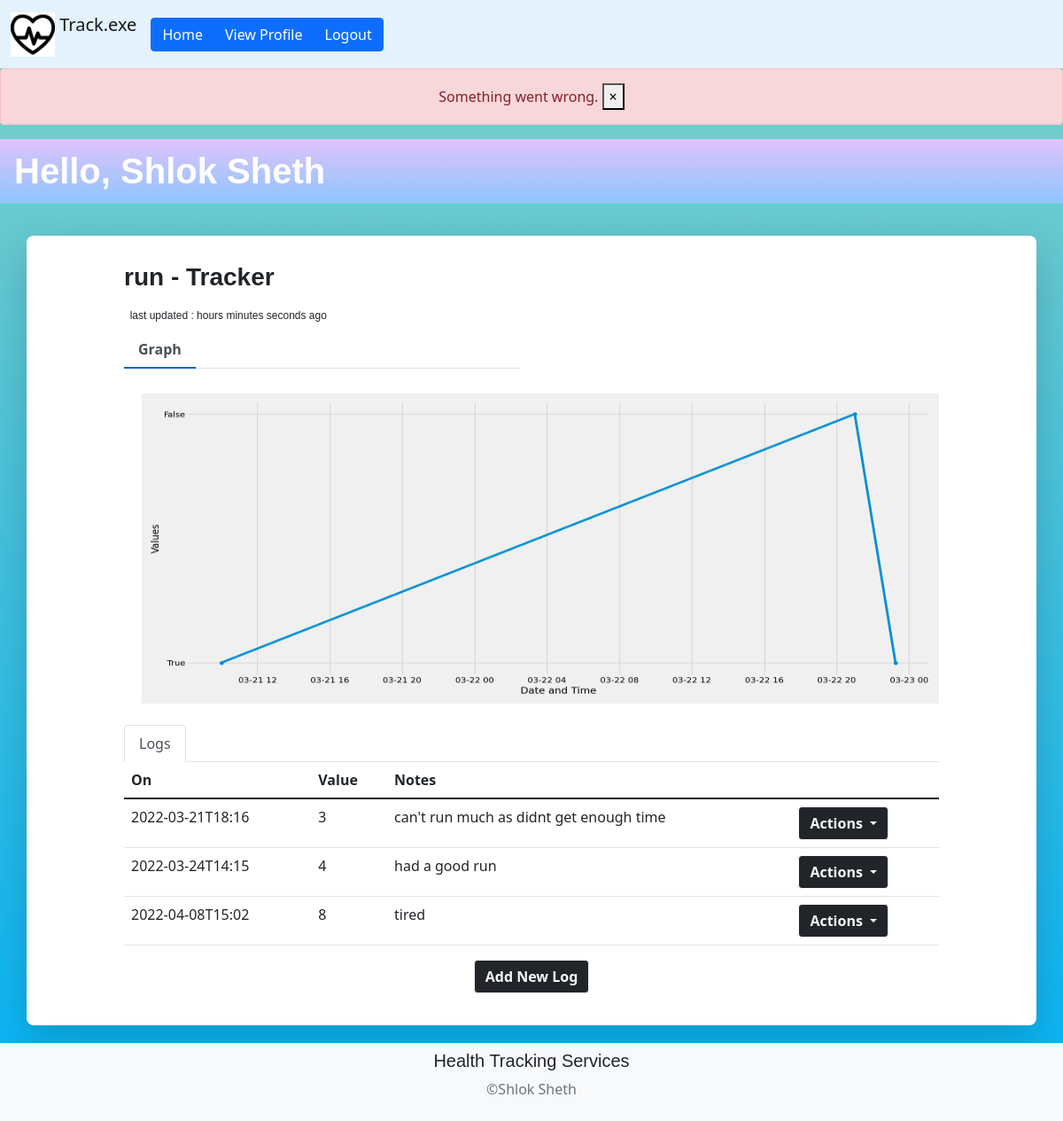
The page /view-tracker-graph-logs/2 (signed in) on the database as committed earlier.
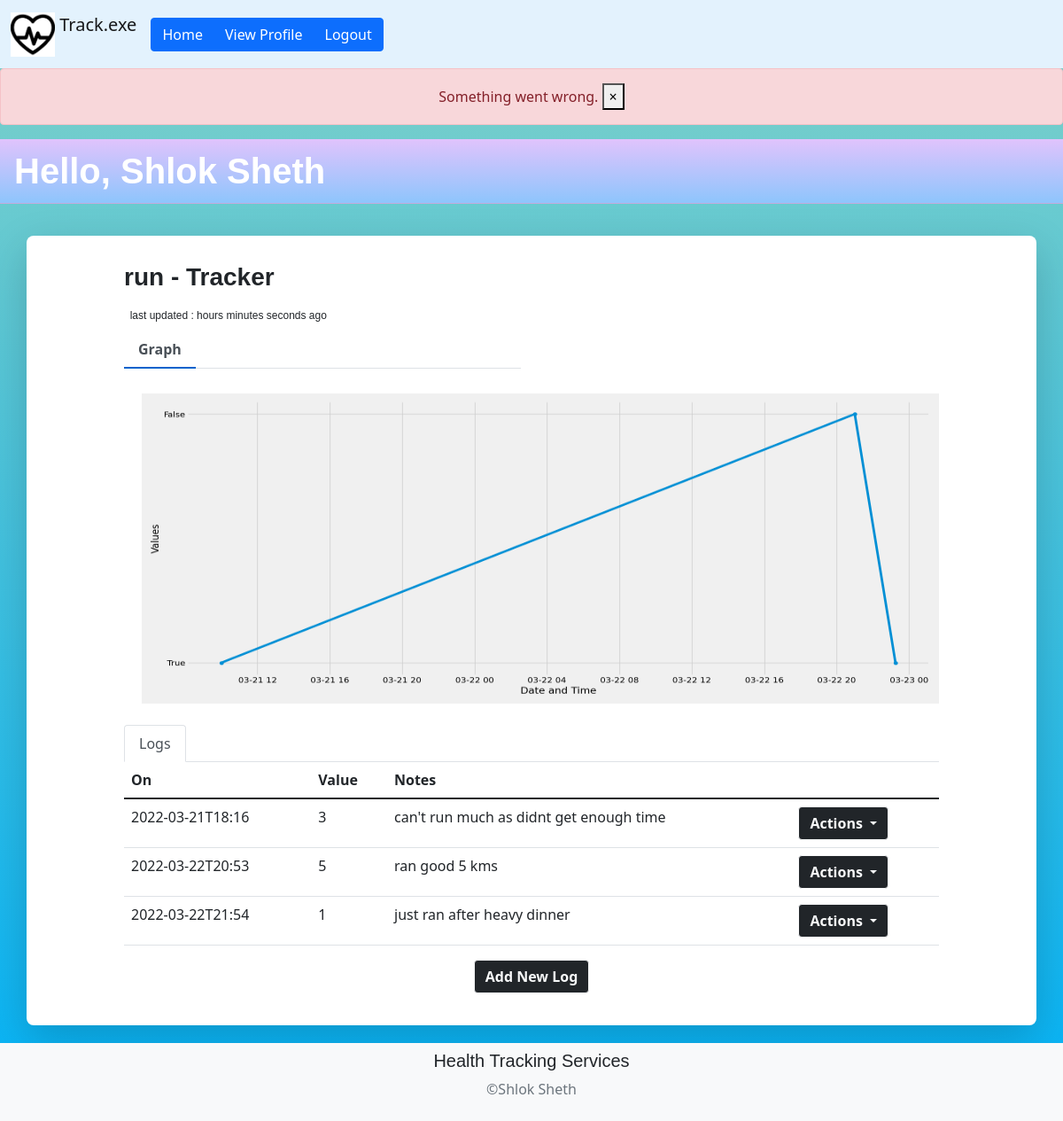
The same page on the database as committed later.
### main.py (models this page shows)
class User(db.Model, UserMixin):
    id = db.Column(db.Integer, primary_key=True)
    fullname = db.Column(db.String(150))
    email = db.Column(db.String(150), unique=True)
    password = db.Column(db.String(150))
    city = db.Column(db.String(150))
    tracker = db.relationship('Tracker')
    log = db.relationship('Log')

class Tracker(db.Model):
    id = db.Column(db.Integer, primary_key=True)
    name = db.Column(db.String(150))
    description = db.Column(db.String(150))
    tracker_type = db.Column(db.String(150))
    settings = db.Column(db.String(150))
    log = db.relationship('Log')
    user_id = db.Column(db.Integer, db.ForeignKey('user.id'))

class Log(db.Model):
    id = db.Column(db.Integer, primary_key=True)
    timestamp = db.Column(db.String(150))
    value = db.Column(db.Integer)
    notes = db.Column(db.String(150))
    tracker_id = db.Column(db.Integer, db.ForeignKey('tracker.id'))
    user_id = db.Column(db.Integer, db.ForeignKey('user.id'))
    added_date_time = db.Column(db.String(150))

### main.py (the view)
@app.route('/view-tracker-graph-logs/<int:record_id>', methods=['GET', 'POST'])
@login_required
def view_tracker(record_id):
    import datetime
    now = datetime.datetime.now()
    selected_tracker = Tracker.query.get(record_id)
    logs = Log.query.all()
    try:
        con = sqlite3.connect('./database.sqlite3')
        print("Database opened successfully")
        c = con.cursor()
        c.execute('SELECT timestamp, value FROM Log WHERE user_id={} AND tracker_id={}'.format(current_user.id,selected_tracker.id))
        data = c.fetchall()
        dates = []
        values = []
        style.use('fivethirtyeight')
        from dateutil import parser
        for row in data:
            dates.append(parser.parse(row[0]))
            print(type(dates[0]))
            values.append(row[1])
        fig = plt.figure(figsize=(18, 8))
        plt.plot_date(dates, values, linestyle='solid')
        plt.xlabel('Date and Time')
        plt.ylabel('Values')
        plt.tight_layout()
        plt.savefig('static\Images\graph.png')
        gon = sqlite3.connect('./database.sqlite3')
        g = gon.cursor()
        added_date_time = g.execute('SELECT added_date_time FROM Log WHERE '
                                    'id=(SELECT max(id) FROM Log WHERE tracker_id={})'.format(record_id))
        added_date_time = added_date_time.fetchone()
        added_date_time = ''.join(added_date_time)
        print(added_date_time)
        from datetime import datetime
        last_updated = now - parser.parse(added_date_time)
        last_updated_str = str(last_updated)
        hour = last_updated_str[:1]
        min1 = last_updated_str[2]
        min2 = last_updated_str[3]
        minute = min1 + min2
        sec1 = last_updated_str[5]
        sec2 = last_updated_str[6]
        second = sec1 + sec2
        return render_template("view_tracker_logs_and_graph.html", user=current_user, tracker=selected_tracker,logs=logs, hour=hour, min=minute, sec=second)
    except Exception as e:
        print(e)
        flash('Something went wrong.', category='error')
        return render_template("view_tracker_logs_and_graph.html", user=current_user, tracker=selected_tracker,logs=logs)

### main.py (called while the page is built)
@login_manager.user_loader
def load_user(id):
    return User.query.get(int(id))

### templates/view_tracker_logs_and_graph.html (shortened to what this page needs)
{% extends 'base.html' %}
{% block content %}
        <h1 align="left" class="card-header text-white" style="background: -webkit-linear-gradient(bottom, #8ec5fc, #e0c3fc);">Hello, {{ user.fullname }}</h1>
<div class="container emp-profile shadow-lg" style="padding-top: 30px">
            <form method="post">
                <div class="row">
                    <div class="col-md-6">
                        <div class="profile-head">
                                    <h3>
                                      <b>{{ tracker.name }} - Tracker </b>
                                    </h3>
                                    <h4>&nbsp<small style="font-size: 12px">last updated : {{hour}} hours {{min}} minutes {{sec}} seconds ago</small></h4>
                            <ul class="nav nav-tabs" id="myTab" role="tablist">
                                <li class="nav-item">
                                    <a class="nav-link active" id="home-tab" data-toggle="tab" href="#home" role="tab" aria-controls="home" aria-selected="true">Graph</a>
                                </li>
                            </ul>
                        </div>
                    </div>
                </div>
                <div class="row">
                    <div class="col-md-8" style="padding-top: 5px; padding-left: 32px">
                        <div class="tab-content profile-tab" id="myTabContent">
                            <div class="tab-pane fade show active" id="home" role="tabpanel" aria-labelledby="home-tab">
                            <img src="{{url_for('static',filename='Images/graph.png')}}" alt="" style="width: 900px;height: 350px">
<br><br>
                            </div>
                        </div>
                    </div>
                </div>
                <ul class="nav nav-tabs" id="myTab2" role="tablist">
                                <li class="nav-item">
                                    <a class="nav-link active" id="home-tab2" data-toggle="tab" href="#home" role="tab" aria-controls="home" aria-selected="true">Logs</a>
                                </li>
                            </ul>
                <table class="table">
  <thead class="thead-dark">
    <tr>
      <th scope="col">On</th>
        <th scope="col">Value</th>
      <th scope="col">Notes</th>
      <th scope="col"></th>
    </tr>
  </thead>
  <tbody>
{% for log in logs %}
    {% if log.user_id==user.id and log.tracker_id==tracker.id %}
    <tr>
        {% set log_id=log.id %}
      <td>{{log.timestamp}}</td>
      <td>{{log.value}}</td>
      <td>{{log.notes}}</td>
      <td>
          <div class="btn-group" role="group">
            <button id="btnGroupDrop1" type="button" class="btn btn-dark btn-outline-light dropdown-toggle" data-bs-toggle="dropdown" aria-expanded="false">
    <b>Actions</b>
  </button>
</div>
      </td>
    </tr>
{% endif %}
    {% endfor %}
  </tbody>
</table>
{% set tracker_id=tracker.id %}
<div align="center">
            <a href="{{ url_for('add_log', record_id = tracker_id) }}" class="btn btn-dark btn-outline-light"><b>Add New Log</b></a>
                    </div>
            </form>
        </div>
{% endblock %}

### templates/base.html (shortened to what this page needs)
<!DOCTYPE html>
<html lang="en">
<head>
    <link href="https://cdn.jsdelivr.net/npm/bootstrap@5.1.3/dist/css/bootstrap.min.css"
     rel="stylesheet"
>
    <link rel="stylesheet" type="text/css" href="/static/index.css" />
</head>
<body>
<nav class="navbar navbar-expand-lg navbar-light" style="background-color: #e3f2fd;">
  <div class="container-fluid">
    <a class="navbar-brand" href="#">
      <img src="../static/headicon.png" alt="" width="50" height="50" class="d-inline-block align-text-top">
      Track.exe
    </a>
    <div class="collapse navbar-collapse" id="navbarNavDropdown">
      <ul class="navbar-nav">
            {% if user.is_authenticated %}
            <div class="btn-group" role="group" aria-label="Nav buttons">
            <a button type="button" class="btn btn-primary" id="home" href="/">Home</a>
            <a button type="button" class="btn btn-primary" id="profile" href="/view-profile">View Profile</a>
          <a button type="button" class="btn btn-primary" id="logout" href="/logout">Logout</a>
          </div>
            {% else %}
            <div class="btn-group" role="group" aria-label="Nav buttons">
              <button type="button" onclick="location.href='/login'" class="btn btn-dark btn-outline-light">Login</a>
            <button type="button" onclick="location.href='/sign-up'" class="btn btn-dark btn-outline-light">Sign Up</a>
          </div>
            {% endif %}
        </div>
      </div>
    </nav>
    {% with messages = get_flashed_messages(with_categories=true) %}
        {% if messages %}
                {% for category, message in messages %}
                    {% if category == 'error' %}
                        <div align="center">
                            <div class="alert alert-danger alter-dismissable fade show" role="alert">
                              {{ message }}
                              <button type="button" class="close" data-dismiss="alert">
                                <span aria-hidden="true">&times;</span>
                              </button>
                            </div>
                        </div>
                    {% endif %}
                {% endfor %}
        {% endif %}
    {% endwith %}
{% block content %}
{% endblock %}
<br><br><br>
<div class="mt-1 p-2 bg-light text-blue text-center" style="background-color: #172025; position:fixed;bottom:0; width:100% ;">
    <h5>Health Tracking Services</h5>
    <p class="text-secondary">©Shlok Sheth</p>
</div>
</body>
</html>

### static/index.css (style rules this page uses)
h2, h3, h4, h5, h6, .h2, .h3, .h4, .h5, .h6 { margin-bottom: 0.5rem; font-family: ‘Oswald’, sans-serif; font-weight: 500; line-height: 1.2; color: inherit; }
h1, .h1 { margin-bottom: 0.3rem; font-family: ‘Oswald’, sans-serif; font-weight: 650; line-height: 1.4; color: #FF5E0E; }
body { background: -webkit-linear-gradient(bottom, #03b2f7, #80d0c7); }
.emp-profile { padding: 3%; margin-top: 3%; margin-bottom: 3%; border-radius: 0.5rem; background: #fff; }
.profile-head .nav-tabs { margin-bottom:5%; }
.profile-head .nav-tabs .nav-link { font-weight:600; border: none; }
.profile-head .nav-tabs .nav-link.active { border: none; border-bottom:2px solid #0062cc; }
.container { display: flex; flex-direction: column; justify-content: center; align-items: center; }

Rows that differ between the two databases and show on the page:
removed Log: timestamp "2022-03-24T14:15", value "4", notes "had a good run"
removed Log: timestamp "2022-04-08T15:02", value "8", notes "tired"
added Log: timestamp "2022-03-22T20:53", value "5", notes "ran good 5 kms"
added Log: timestamp "2022-03-22T21:54", value "1", notes "just ran after heavy dinner"
